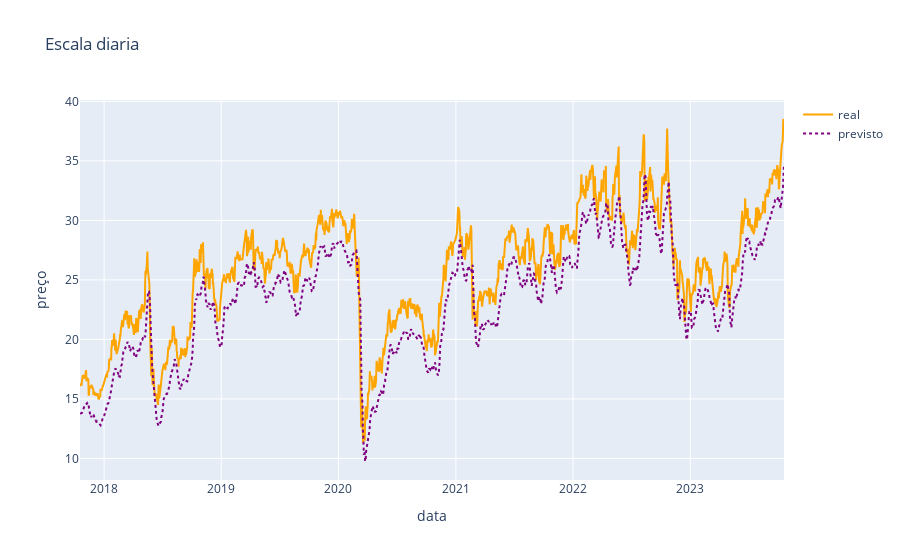
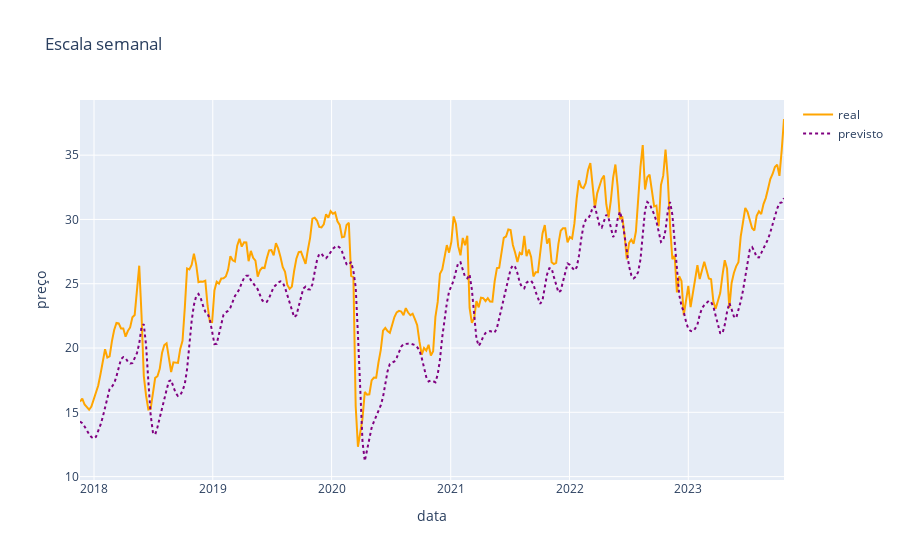
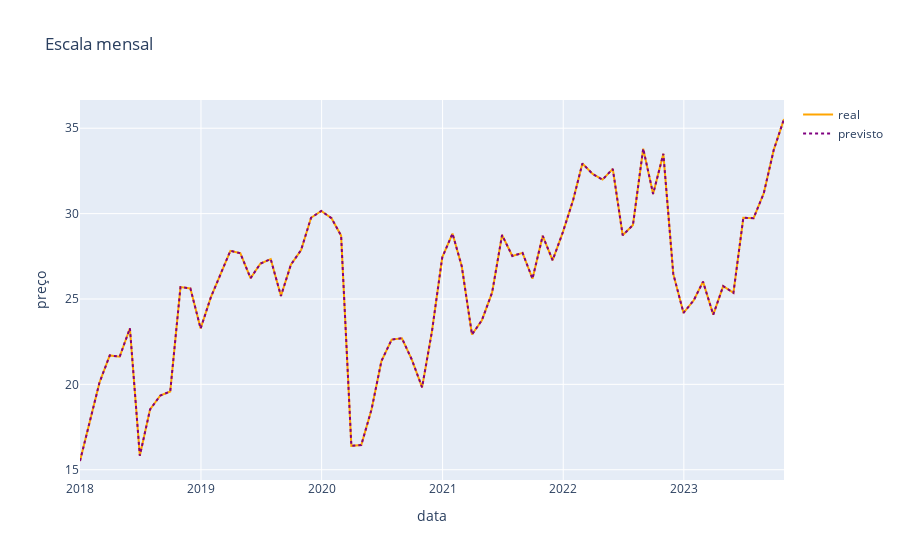

Write notebook code for charts like these, in order.
### Code cell
import plotly.graph_objects as go
import pandas as pd

def cria_grafico(df, titulo):
    fig = go.Figure()
    fig.add_trace(go.Scatter(x=df['Data'], y=df['Real'], mode='lines', name='real', line=dict(color='orange')))
    fig.add_trace(go.Scatter(x=df['Data'], y=df['Previsto'], mode='lines', name='previsto', line=dict(color='purple', dash='dot')))
    fig.update_layout(title=titulo, xaxis_title="data", yaxis_title="preço")
    return fig

fig_diario = cria_grafico(df_diario, "Escala diaria")
fig_semanal = cria_grafico(df_semanal, "Escala semanal")
fig_mensal = cria_grafico(df_mensal, "Escala mensal")

fig_diario.show()
fig_semanal.show()
fig_mensal.show()
